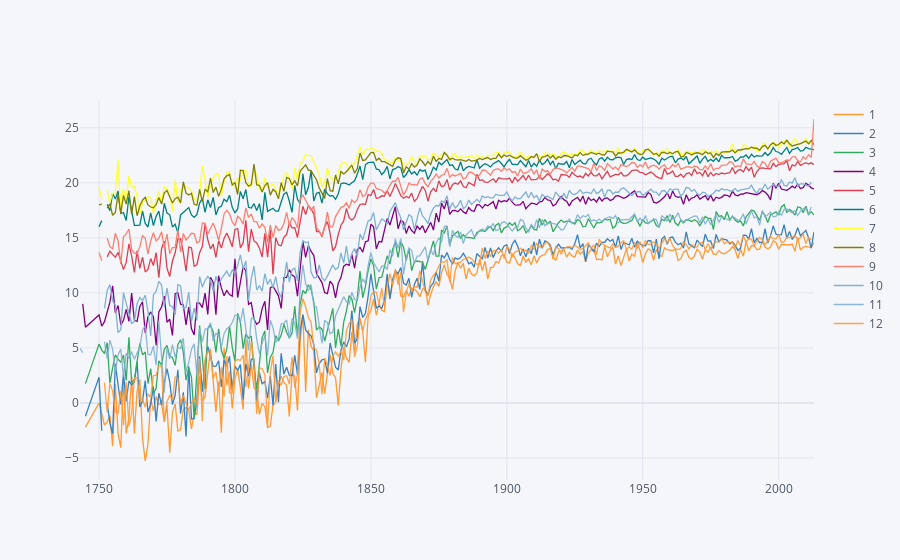

Notebook cell for this chart:
### Code cell
# Your Solution

temperatures.pivot_table(
    columns="m",
    index="year",
    values="AverageTemperature"
).iplot()

### Figure 1 — Plotly figure (JSON) as saved in the notebook; plotly's stock layout.template omitted (floating-point values rounded to 4 significant figures; data arrays with more than 128 entries replaced by an {"elided": "..."} marker saying what was removed)
{"data": [{"line": {"color": "rgba(255, 153, 51, 1.0)", "dash": "solid", "shape": "linear", "width": 1.3}, "mode": "lines", "name": "1", "text": "", "type": "scatter", "x": {"elided": "267 int values"}, "y": {"elided": "267 mixed values"}}, {"line": {"color": "rgba(55, 128, 191, 1.0)", "dash": "solid", "shape": "linear", "width": 1.3}, "mode": "lines", "name": "2", "text": "", "type": "scatter", "x": {"elided": "267 int values"}, "y": {"elided": "267 mixed values"}}, {"line": {"color": "rgba(50, 171, 96, 1.0)", "dash": "solid", "shape": "linear", "width": 1.3}, "mode": "lines", "name": "3", "text": "", "type": "scatter", "x": {"elided": "267 int values"}, "y": {"elided": "267 mixed values"}}, {"line": {"color": "rgba(128, 0, 128, 1.0)", "dash": "solid", "shape": "linear", "width": 1.3}, "mode": "lines", "name": "4", "text": "", "type": "scatter", "x": {"elided": "267 int values"}, "y": {"elided": "267 mixed values"}}, {"line": {"color": "rgba(219, 64, 82, 1.0)", "dash": "solid", "shape": "linear", "width": 1.3}, "mode": "lines", "name": "5", "text": "", "type": "scatter", "x": {"elided": "267 int values"}, "y": {"elided": "267 mixed values"}}, {"line": {"color": "rgba(0, 128, 128, 1.0)", "dash": "solid", "shape": "linear", "width": 1.3}, "mode": "lines", "name": "6", "text": "", "type": "scatter", "x": {"elided": "267 int values"}, "y": {"elided": "267 mixed values"}}, {"line": {"color": "rgba(255, 255, 51, 1.0)", "dash": "solid", "shape": "linear", "width": 1.3}, "mode": "lines", "name": "7", "text": "", "type": "scatter", "x": {"elided": "267 int values"}, "y": {"elided": "267 mixed values"}}, {"line": {"color": "rgba(128, 128, 0, 1.0)", "dash": "solid", "shape": "linear", "width": 1.3}, "mode": "lines", "name": "8", "text": "", "type": "scatter", "x": {"elided": "267 int values"}, "y": {"elided": "267 mixed values"}}, {"line": {"color": "rgba(251, 128, 114, 1.0)", "dash": "solid", "shape": "linear", "width": 1.3}, "mode": "lines", "name": "9", "text": "", "type": "scatter", "x": {"elided": "267 int values"}, "y": {"elided": "267 mixed values"}}, {"line": {"color": "rgba(128, 177, 211, 1.0)", "dash": "solid", "shape": "linear", "width": 1.3}, "mode": "lines", "name": "10", "text": "", "type": "scatter", "x": {"elided": "267 int values"}, "y": {"elided": "267 mixed values"}}, {"line": {"color": "rgba(128, 177, 211, 0.8999999999999999)", "dash": "solid", "shape": "linear", "width": 1.3}, "mode": "lines", "name": "11", "text": "", "type": "scatter", "x": {"elided": "267 int values"}, "y": {"elided": "267 mixed values"}}, {"line": {"color": "rgba(255, 153, 51, 0.8999999999999999)", "dash": "solid", "shape": "linear", "width": 1.3}, "mode": "lines", "name": "12", "text": "", "type": "scatter", "x": {"elided": "267 int values"}, "y": {"elided": "267 mixed values"}}], "layout": {"legend": {"bgcolor": "#F5F6F9", "font": {"color": "#4D5663"}}, "paper_bgcolor": "#F5F6F9", "plot_bgcolor": "#F5F6F9", "title": {"font": {"color": "#4D5663"}}, "xaxis": {"gridcolor": "#E1E5ED", "showgrid": true, "tickfont": {"color": "#4D5663"}, "title": {"font": {"color": "#4D5663"}, "text": ""}, "zerolinecolor": "#E1E5ED"}, "yaxis": {"gridcolor": "#E1E5ED", "showgrid": true, "tickfont": {"color": "#4D5663"}, "title": {"font": {"color": "#4D5663"}, "text": ""}, "zerolinecolor": "#E1E5ED"}}}
